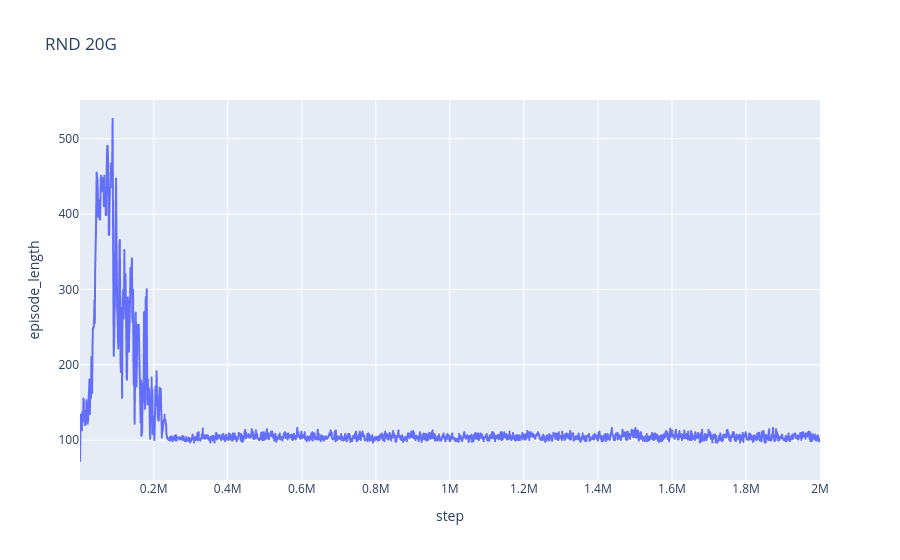

Source (notebook cell):
### Code cell
train = pd.read_csv("logs/health_gathering_20g_rnd/2026-01-17-11-08-27/train.log")
fig = px.line(train, x="step", y="episode_length", title="RND 20G")
fig.show()

### Figure 1 — Plotly figure (JSON) as saved in the notebook; plotly's stock layout.template omitted (floating-point values rounded to 4 significant figures; data arrays with more than 128 entries replaced by an {"elided": "..."} marker saying what was removed)
{"data": [{"hovertemplate": "step=%{x}<br>episode_length=%{y}<extra></extra>", "legendgroup": "", "line": {"color": "#636efa", "dash": "solid"}, "marker": {"symbol": "circle"}, "mode": "lines", "name": "", "showlegend": false, "type": "scattergl", "x": {"elided": "1953 int values"}, "xaxis": "x", "y": {"elided": "1953 float values"}, "yaxis": "y"}], "layout": {"legend": {"tracegroupgap": 0}, "title": {"text": "RND 20G"}, "xaxis": {"anchor": "y", "domain": [0, 1], "title": {"text": "step"}}, "yaxis": {"anchor": "x", "domain": [0, 1], "title": {"text": "episode_length"}}}}
